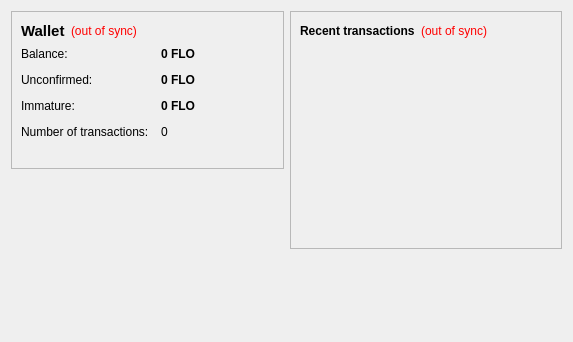
<?xml version="1.0" encoding="UTF-8"?>
<ui version="4.0">
 <class>OverviewPage</class>
 <widget class="QWidget" name="OverviewPage">
  <property name="geometry">
   <rect>
    <x>0</x>
    <y>0</y>
    <width>573</width>
    <height>342</height>
   </rect>
  </property>
  <property name="windowTitle">
   <string>Form</string>
  </property>
  <layout class="QHBoxLayout" name="horizontalLayout" stretch="1,1">
   <item>
    <layout class="QVBoxLayout" name="verticalLayout_2">
     <item>
      <widget class="QFrame" name="frame">
       <property name="frameShape">
        <enum>QFrame::StyledPanel</enum>
       </property>
       <property name="frameShadow">
        <enum>QFrame::Raised</enum>
       </property>
       <layout class="QVBoxLayout" name="verticalLayout_4">
        <item>
         <layout class="QHBoxLayout" name="horizontalLayout_4">
          <item>
           <widget class="QLabel" name="label_5">
            <property name="font">
             <font>
              <pointsize>11</pointsize>
              <weight>75</weight>
              <bold>true</bold>
             </font>
            </property>
            <property name="text">
             <string>Wallet</string>
            </property>
           </widget>
          </item>
          <item>
           <widget class="QLabel" name="labelWalletStatus">
            <property name="toolTip">
             <string>The displayed information may be out of date. Your wallet automatically synchronizes with the Egyptcoin network after a connection is established, but this process has not completed yet.</string>
            </property>
            <property name="styleSheet">
             <string notr="true">QLabel { color: red; }</string>
            </property>
            <property name="text">
             <string notr="true">(out of sync)</string>
            </property>
            <property name="alignment">
             <set>Qt::AlignLeading|Qt::AlignLeft|Qt::AlignVCenter</set>
            </property>
           </widget>
          </item>
          <item>
           <spacer name="horizontalSpacer_2">
            <property name="orientation">
             <enum>Qt::Horizontal</enum>
            </property>
            <property name="sizeHint" stdset="0">
             <size>
              <width>40</width>
              <height>20</height>
             </size>
            </property>
           </spacer>
          </item>
         </layout>
        </item>
        <item>
         <layout class="QFormLayout" name="formLayout_2">
          <property name="fieldGrowthPolicy">
           <enum>QFormLayout::AllNonFixedFieldsGrow</enum>
          </property>
          <property name="horizontalSpacing">
           <number>12</number>
          </property>
          <property name="verticalSpacing">
           <number>12</number>
          </property>
          <item row="0" column="0">
           <widget class="QLabel" name="label">
            <property name="text">
             <string>Balance:</string>
            </property>
           </widget>
          </item>
          <item row="0" column="1">
           <widget class="QLabel" name="labelBalance">
            <property name="font">
             <font>
              <weight>75</weight>
              <bold>true</bold>
             </font>
            </property>
            <property name="cursor">
             <cursorShape>IBeamCursor</cursorShape>
            </property>
            <property name="toolTip">
             <string>Your current balance</string>
            </property>
            <property name="text">
             <string notr="true">0 FLO</string>
            </property>
            <property name="textInteractionFlags">
             <set>Qt::LinksAccessibleByMouse|Qt::TextSelectableByKeyboard|Qt::TextSelectableByMouse</set>
            </property>
           </widget>
          </item>
          <item row="1" column="0">
           <widget class="QLabel" name="label_3">
            <property name="text">
             <string>Unconfirmed:</string>
            </property>
           </widget>
          </item>
          <item row="1" column="1">
           <widget class="QLabel" name="labelUnconfirmed">
            <property name="font">
             <font>
              <weight>75</weight>
              <bold>true</bold>
             </font>
            </property>
            <property name="cursor">
             <cursorShape>IBeamCursor</cursorShape>
            </property>
            <property name="toolTip">
             <string>Total of transactions that have yet to be confirmed, and do not yet count toward the current balance</string>
            </property>
            <property name="text">
             <string notr="true">0 FLO</string>
            </property>
            <property name="textInteractionFlags">
             <set>Qt::LinksAccessibleByMouse|Qt::TextSelectableByKeyboard|Qt::TextSelectableByMouse</set>
            </property>
           </widget>
          </item>
          <item row="3" column="0">
           <widget class="QLabel" name="label_2">
            <property name="text">
             <string>Number of transactions:</string>
            </property>
           </widget>
          </item>
          <item row="3" column="1">
           <widget class="QLabel" name="labelNumTransactions">
            <property name="toolTip">
             <string>Total number of transactions in wallet</string>
            </property>
            <property name="text">
             <string notr="true">0</string>
            </property>
           </widget>
          </item>
          <item row="2" column="0">
           <widget class="QLabel" name="labelImmatureText">
            <property name="text">
             <string>Immature:</string>
            </property>
           </widget>
          </item>
          <item row="2" column="1">
           <widget class="QLabel" name="labelImmature">
            <property name="font">
             <font>
              <weight>75</weight>
              <bold>true</bold>
             </font>
            </property>
            <property name="toolTip">
             <string>Mined balance that has not yet matured</string>
            </property>
            <property name="text">
             <string notr="true">0 FLO</string>
            </property>
            <property name="textInteractionFlags">
             <set>Qt::LinksAccessibleByMouse|Qt::TextSelectableByKeyboard|Qt::TextSelectableByMouse</set>
            </property>
           </widget>
          </item>
         </layout>
        </item>
        <item>
         <widget class="QLabel" name="label_wallet_bgcoin">
          <property name="text">
           <string/>
          </property>
          <property name="pixmap">
           <pixmap resource="../bitcoin.qrc">:/images/wallet_bgcoin</pixmap>
          </property>
          <property name="scaledContents">
           <bool>false</bool>
          </property>
          <property name="alignment">
           <set>Qt::AlignCenter</set>
          </property>
          <property name="margin">
           <number>-2</number>
          </property>
         </widget>
        </item>
       </layout>
      </widget>
     </item>
     <item>
      <spacer name="verticalSpacer">
       <property name="orientation">
        <enum>Qt::Vertical</enum>
       </property>
       <property name="sizeHint" stdset="0">
        <size>
         <width>20</width>
         <height>40</height>
        </size>
       </property>
      </spacer>
     </item>
    </layout>
   </item>
   <item>
    <layout class="QVBoxLayout" name="verticalLayout_3">
     <item>
      <widget class="QFrame" name="frame_2">
       <property name="frameShape">
        <enum>QFrame::StyledPanel</enum>
       </property>
       <property name="frameShadow">
        <enum>QFrame::Raised</enum>
       </property>
       <layout class="QVBoxLayout" name="verticalLayout">
        <item>
         <layout class="QHBoxLayout" name="horizontalLayout_2">
          <item>
           <widget class="QLabel" name="label_4">
            <property name="text">
             <string>&lt;b&gt;Recent transactions&lt;/b&gt;</string>
            </property>
           </widget>
          </item>
          <item>
           <widget class="QLabel" name="labelTransactionsStatus">
            <property name="toolTip">
             <string>The displayed information may be out of date. Your wallet automatically synchronizes with the Egyptcoin network after a connection is established, but this process has not completed yet.</string>
            </property>
            <property name="styleSheet">
             <string notr="true">QLabel { color: red; }</string>
            </property>
            <property name="text">
             <string notr="true">(out of sync)</string>
            </property>
            <property name="alignment">
             <set>Qt::AlignRight|Qt::AlignTrailing|Qt::AlignVCenter</set>
            </property>
           </widget>
          </item>
          <item>
           <spacer name="horizontalSpacer">
            <property name="orientation">
             <enum>Qt::Horizontal</enum>
            </property>
            <property name="sizeHint" stdset="0">
             <size>
              <width>40</width>
              <height>20</height>
             </size>
            </property>
           </spacer>
          </item>
         </layout>
        </item>
        <item>
         <widget class="QListView" name="listTransactions">
          <property name="styleSheet">
           <string notr="true">QListView { background: transparent; }</string>
          </property>
          <property name="frameShape">
           <enum>QFrame::NoFrame</enum>
          </property>
          <property name="verticalScrollBarPolicy">
           <enum>Qt::ScrollBarAlwaysOff</enum>
          </property>
          <property name="horizontalScrollBarPolicy">
           <enum>Qt::ScrollBarAlwaysOff</enum>
          </property>
          <property name="selectionMode">
           <enum>QAbstractItemView::NoSelection</enum>
          </property>
         </widget>
        </item>
       </layout>
      </widget>
     </item>
     <item>
      <spacer name="verticalSpacer_2">
       <property name="orientation">
        <enum>Qt::Vertical</enum>
       </property>
       <property name="sizeHint" stdset="0">
        <size>
         <width>20</width>
         <height>40</height>
        </size>
       </property>
      </spacer>
     </item>
    </layout>
   </item>
  </layout>
 </widget>
 <resources/>
 <connections/>
</ui>
